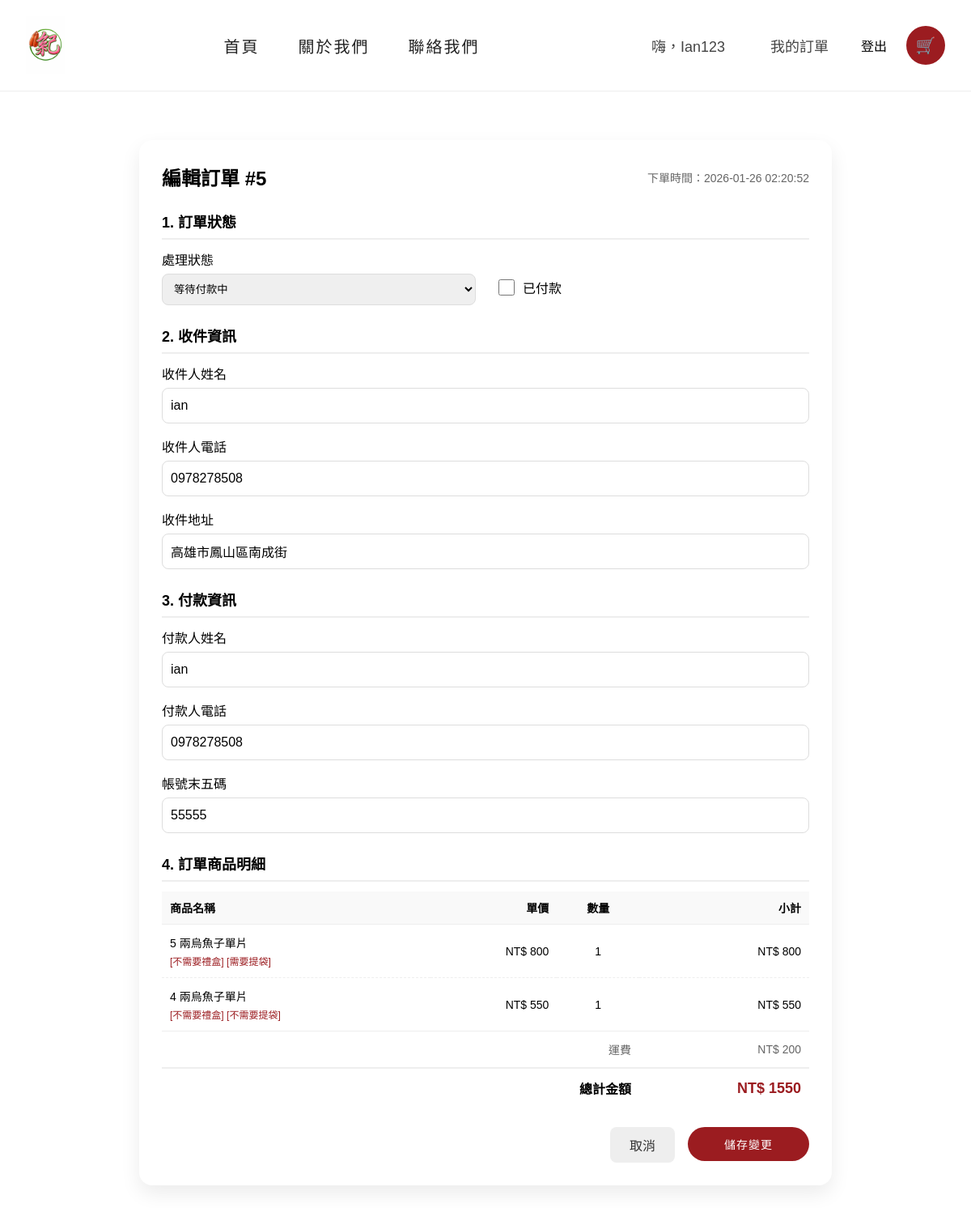
/management/orders/edit/5/ (signed in), run on the app's committed database.
### web/models.py (models this page shows, shortened)
class Order(models.Model):
    user = models.ForeignKey(User, on_delete=models.CASCADE)
    receiver_name = models.CharField(max_length=100, default='')
    receiver_phone = models.CharField(max_length=20, default='')
    address = models.CharField(max_length=255, default='')
    payment_name = models.CharField(max_length=100, default='')
    payment_phone = models.CharField(max_length=20, default='')
    account_last_5 = models.CharField(max_length=5, default='')
    total_price = models.IntegerField()
    shipping_fee = models.IntegerField(default=200)
    state = models.CharField(max_length=20, default='等待付款中')
    paid = models.BooleanField(default=False)
    created_date = models.DateTimeField(auto_now_add=True)

class OrderItem(models.Model):
    order = models.ForeignKey(Order, related_name='items', on_delete=models.CASCADE)
    product = models.ForeignKey(Product, on_delete=models.CASCADE)
    price = models.IntegerField()
    quantity = models.IntegerField(default=1)
    gift_box = models.CharField(max_length=20, null=True, blank=True)
    paper_bag = models.CharField(max_length=20, null=True, blank=True)
    @property
    def subtotal(self):
        return self.price * self.quantity

class Product(models.Model):
    name = models.CharField(max_length=100)
    price = models.IntegerField()
    image_path = models.CharField(max_length=255)

### web/views.py (the view, shortened to what this page needs)
# urls.py: path("management/orders/edit/<int:order_id>/", admin_order_edit, name="admin_order_edit"),
@user_passes_test(lambda u: u.is_superuser)
def admin_order_edit(request, order_id):
    order = get_object_or_404(Order, id=order_id)
    states = ['等待付款中', '等待賣家確認中', '付款完成，盡快安排出貨', '已完成', '已取消']
    return render(request, "management/admin_order_edit.html", {'order': order, 'states': states})

### web/templatetags/custom_filters.py (called while the page is built)
@register.filter
def replace_newline(value):
    if isinstance(value, str):
        return mark_safe(value.replace('\\n', '<br>'))
    return value

### templates/management/admin_order_edit.html (shortened to what this page needs)
{% extends "base.html" %}
{% load static %}
{% load custom_filters %}
{% block content %}
<div
    style="max-width: 800px; margin: 60px auto; padding: 28px; background: #fff; border-radius: 16px; box-shadow: 0 10px 24px rgba(0,0,0,0.08);">
    <div style="display: flex; justify-content: space-between; align-items: center; margin-bottom: 24px;">
        <h2 style="margin: 0;">編輯訂單 #{{ order.id }}</h2>
        <span style="font-size: 14px; color: #666;">下單時間：{{ order.created_date|date:"Y-m-d H:i:s" }}</span>
    </div>
    <form method="post">
        <h3 style="margin-bottom: 12px; font-size: 18px; border-bottom: 2px solid #eee; padding-bottom: 8px;">1. 訂單狀態
        </h3>
        <div style="display: flex; gap: 24px; margin-bottom: 24px;">
            <div style="flex: 1;">
                <label style="display: block; margin-bottom: 6px; font-weight: 500;">處理狀態</label>
                <select name="state" style="width: 100%; padding: 10px; border: 1px solid #ddd; border-radius: 8px;">
                    {% for state_option in states %}
                    <option value="{{ state_option }}" {% if order.state == state_option %}selected{% endif %}>{{ state_option }}</option>
                    {% endfor %}
                </select>
            </div>
            <div style="flex: 1; display: flex; align-items: center;">
                <label style="display: flex; align-items: center; cursor: pointer; margin-top: 24px;">
                    <input type="checkbox" name="paid" {% if order.paid %}checked{% endif %}
                        style="width: 20px; height: 20px; margin-right: 10px;">
                    <span style="font-size: 16px; font-weight: 500;">已付款</span>
                </label>
            </div>
        </div>
        <h3 style="margin-bottom: 12px; font-size: 18px; border-bottom: 2px solid #eee; padding-bottom: 8px;">2. 收件資訊
        </h3>
        <div style="margin-bottom: 16px;">
            <label style="display: block; margin-bottom: 6px; font-weight: 500;">收件人姓名</label>
            <input type="text" name="receiver_name" value="{{ order.receiver_name }}"
                style="width: 100%; padding: 10px; border: 1px solid #ddd; border-radius: 8px;">
        </div>
        <div style="margin-bottom: 16px;">
            <label style="display: block; margin-bottom: 6px; font-weight: 500;">收件人電話</label>
            <input type="text" name="receiver_phone" value="{{ order.receiver_phone }}"
                style="width: 100%; padding: 10px; border: 1px solid #ddd; border-radius: 8px;">
        </div>
        <div style="margin-bottom: 24px;">
            <label style="display: block; margin-bottom: 6px; font-weight: 500;">收件地址</label>
            <input type="text" name="address" value="{{ order.address }}"
                style="width: 100%; padding: 10px; border: 1px solid #ddd; border-radius: 8px;">
        </div>
        <h3 style="margin-bottom: 12px; font-size: 18px; border-bottom: 2px solid #eee; padding-bottom: 8px;">3. 付款資訊
        </h3>
        <div style="margin-bottom: 16px;">
            <label style="display: block; margin-bottom: 6px; font-weight: 500;">付款人姓名</label>
            <input type="text" name="payment_name" value="{{ order.payment_name }}"
                style="width: 100%; padding: 10px; border: 1px solid #ddd; border-radius: 8px;">
        </div>
        <div style="margin-bottom: 16px;">
            <label style="display: block; margin-bottom: 6px; font-weight: 500;">付款人電話</label>
            <input type="text" name="payment_phone" value="{{ order.payment_phone }}"
                style="width: 100%; padding: 10px; border: 1px solid #ddd; border-radius: 8px;">
        </div>
        <div style="margin-bottom: 24px;">
            <label style="display: block; margin-bottom: 6px; font-weight: 500;">帳號末五碼</label>
            <input type="text" name="account_last_5" value="{{ order.account_last_5 }}"
                style="width: 100%; padding: 10px; border: 1px solid #ddd; border-radius: 8px;">
        </div>
        <h3 style="margin-bottom: 12px; font-size: 18px; border-bottom: 2px solid #eee; padding-bottom: 8px;">4. 訂單商品明細
        </h3>
        <table style="width: 100%; font-size: 14px; border-collapse: collapse; margin-bottom: 24px;">
            <thead>
                <tr style="border-bottom: 1px solid #eee; background: #f9f9f9;">
                    <th style="padding: 10px; text-align: left;">商品名稱</th>
                    <th style="padding: 10px; text-align: right;">單價</th>
                    <th style="padding: 10px; text-align: center;">數量</th>
                    <th style="padding: 10px; text-align: right;">小計</th>
                </tr>
            </thead>
            <tbody>
                {% for item in order.items.all %}
                <tr style="border-bottom: 1px dashed #eee;">
                    <td style="padding: 12px 10px;">
                        {{ item.product.name|replace_newline }}
                        {% if item.gift_box or item.paper_bag %}
                        <div style="font-size: 12px; color: #9b1c20; margin-top: 4px;">
                            {% if item.gift_box %}[{{ item.gift_box }}] {% endif %}
                            {% if item.paper_bag %}[{{ item.paper_bag }}]{% endif %}
                        </div>
                        {% endif %}
                    </td>
                    <td style="padding: 12px 10px; text-align: right;">NT$ {{ item.price }}</td>
                    <td style="padding: 12px 10px; text-align: center;">{{ item.quantity }}</td>
                    <td style="padding: 12px 10px; text-align: right;">NT$ {{ item.subtotal }}</td>
                </tr>
                {% endfor %}
                <tr style="border-top: 1px solid #eee;">
                    <td colspan="3" style="padding: 12px 10px; text-align: right; color: #666;">運費</td>
                    <td style="padding: 12px 10px; text-align: right; color: #666;">NT$ {{ order.shipping_fee }}</td>
                </tr>
                <tr style="border-top: 2px solid #eee;">
                    <td colspan="3" style="padding: 12px 10px; text-align: right; font-weight: bold; font-size: 16px;">
                        總計金額</td>
                    <td
                        style="padding: 12px 10px; text-align: right; font-weight: bold; font-size: 18px; color: #9b1c20;">
                        NT$ {{ order.total_price }}</td>
                </tr>
            </tbody>
        </table>
        <div style="text-align: right; display: flex; justify-content: flex-end; gap: 16px;">
            <a href="{% url 'admin_orders' %}"
                style="padding: 10px 24px; background: #eee; color: #333; text-decoration: none; border-radius: 8px;">取消</a>
            <button type="submit" class="btn-primary" style="min-width: 150px;">儲存變更</button>
        </div>
    </form>
</div>
{% endblock %}

### templates/partials/navbar.html (shortened to what this page needs)
{% load static %}
<header class="site-header">
    <div class="nav-container">
        <div class="nav-logo">
            <a href="/">
                <img src="{% static 'images/logo.jpg' %}" alt="logo">
            </a>
        </div>
        <nav class="nav-menu">
            <a href="{% url 'index' %}">首頁</a>
            <a href="{% url 'about' %}">關於我們</a>
            <a href="{% url 'contact' %}">聯絡我們</a>
        </nav>
        <div class="nav-actions">
            {% if user.is_authenticated %}
            <span class="nav-link">嗨，{{ user.username }}</span>
            <a href="{% url 'orders' %}" class="nav-link">我的訂單</a>
            <form method="post" action="{% url 'logout' %}" style="display:inline;">
                <button type="submit" class="nav-link logout-btn">
                    登出
                </button>
            </form>
            {% else %}
            <a href="{% url 'login' %}" class="nav-link">會員登入</a>
            {% endif %}
            <a href="{% url 'cart_detail' %}" class="nav-cart">🛒</a>
        </div>
    </div>
</header>

### static/css/style.css (style rules this page uses)
body { margin: 0; font-family: "Noto Sans TC", sans-serif; }
img { max-width: 100%; height: auto; display: block; }
.btn-primary { display: inline-flex; align-items: center; justify-content: center; min-width: 140px; height: 42px; padding: 0 24px; background-color: #9b1c20; color: #fff; font-size: 14px; font-weight: 500; letter-spacing: 1px; border-radius: 21px; text-decoration: none; border: none; cursor: pointer; transition: all 0.25s ease; }
.site-header { background: #ffffff; border-bottom: 1px solid #eee; position: sticky; top: 0; z-index: 1000; }
.nav-container { max-width: 1280px; margin: 0 auto; padding: 20px 32px; display: flex; align-items: center; justify-content: space-between; }
.nav-logo img { height: 72px; display: block; }
.nav-menu { display: flex; gap: 48px; }
.nav-menu a { position: relative; font-size: 20px; font-weight: 500; color: #222; text-decoration: none; letter-spacing: 2px; padding: 8px 0; }
.nav-menu a::after { content: ""; position: absolute; left: 0; bottom: -8px; width: 0; height: 3px; background: #9b1c20; transition: width 0.3s ease; }
.nav-actions { display: flex; align-items: center; gap: 24px; }
.nav-link { font-size: 18px; text-decoration: none; color: #444; padding: 8px 16px; border-radius: 8px; transition: all 0.25s ease; }
.nav-cart { width: 48px; height: 48px; border-radius: 50%; background: #9b1c20; color: #fff; display: flex; align-items: center; justify-content: center; text-decoration: none; font-size: 20px; transition: background 0.25s ease; }
input[type="text"], input[type="password"] { width: 100%; height: 44px; border: 1px solid #ddd; border-radius: 10px; padding: 0 12px; font-size: 16px; box-sizing: border-box; }
.logout-btn { background: none; border: none; padding: 0; cursor: pointer; font: inherit; color: inherit; }

### data on the page
Order: id "5", created_date "2026-01-26 02:20:52", state "等待付款中", receiver_name "ian", receiver_phone "0978278508", address "高雄市鳳山區南成街", payment_name "ian", payment_phone "0978278508", account_last_5 "55555", shipping_fee "200", total_price "1550"
OrderItem: product.name "5 兩烏魚子單片", gift_box "不需要禮盒", paper_bag "需要提袋", price "800", quantity "1", subtotal "800"
OrderItem: product.name "4 兩烏魚子單片", gift_box "不需要禮盒", paper_bag "不需要提袋", price "550", quantity "1", subtotal "550"

### other printed values
{{ user.username }} "Ian123"
